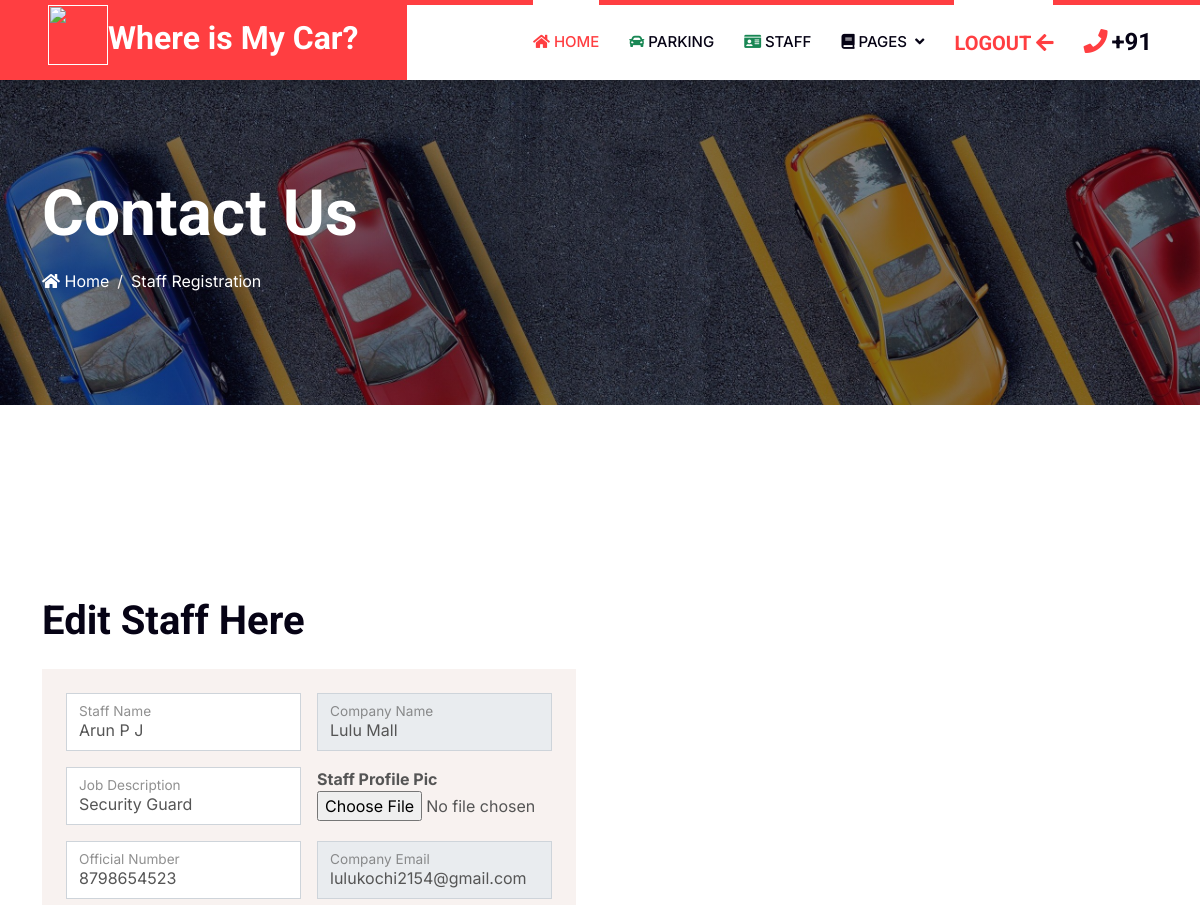
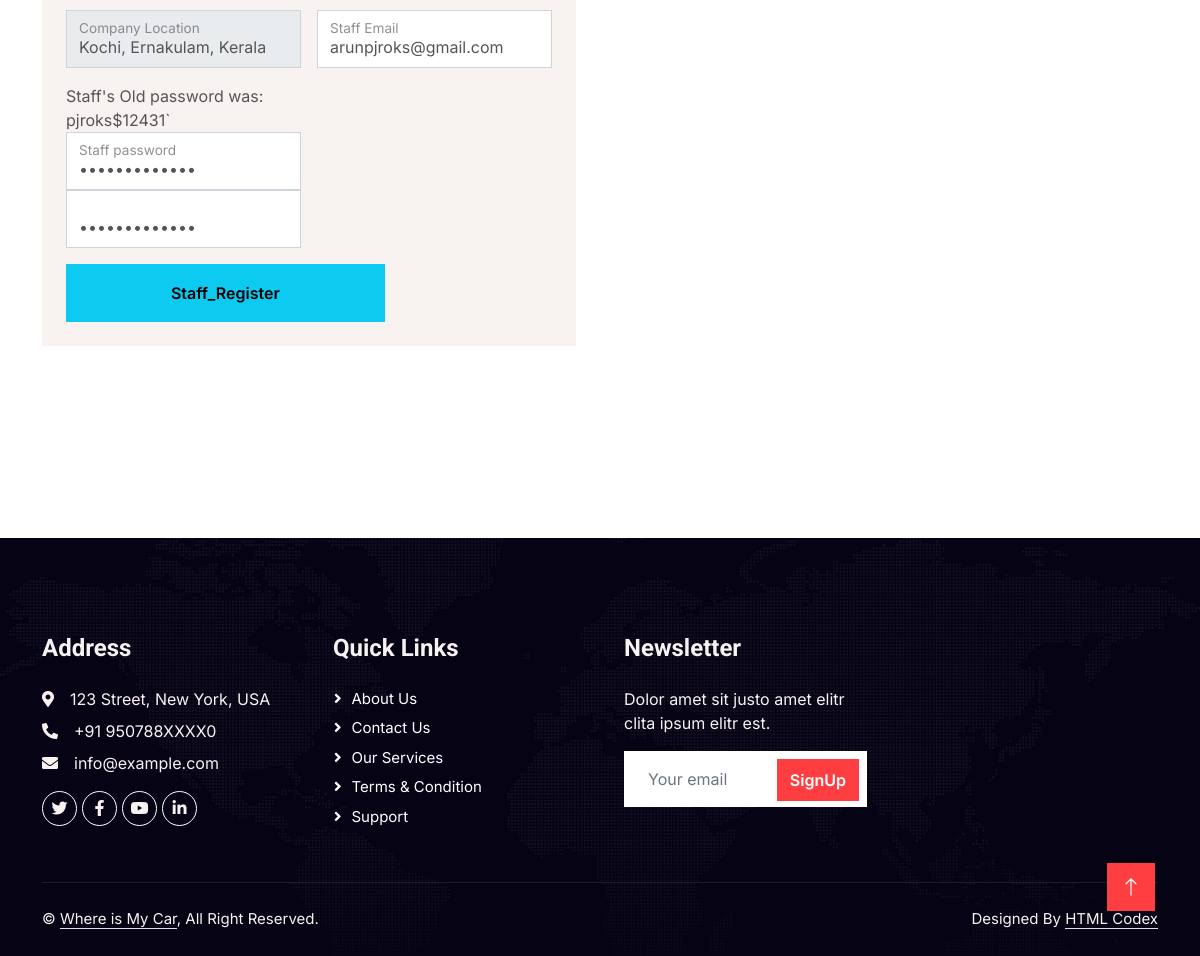
The app's page /staff_company_edit/5 with its own data (2 pictures, top to bottom).
### app1/models.py (models this page shows, shortened)
class staff(models.Model):
    s_name = models.CharField(max_length=20)
    cname = models.CharField(max_length=20)
    prof_pic = models.ImageField(upload_to='static/img/staff_profile_pics', validators=[validate_image_file_extension])
    job_desc = models.CharField(max_length=40)
    s_ph_no = models.IntegerField()
    c_email = models.CharField(max_length=40)
    c_location = models.CharField(max_length=40)
    s_email = models.CharField(max_length=40)
    s_password = models.CharField(max_length=40)

### app1/views.py (the view)
# urls.py: path('staff_company_edit/<id>', views.staff_company_edit),
def staff_company_edit(re,id):
    if re.method == 'POST':
        a = re.POST['s_name']
        b = re.POST['cname']
        j = re.POST['prof_pic']
        i = re.POST['job_desc']
        c = re.POST['s_ph_no']
        d = re.POST['c_email']
        f = re.POST['c_location']
        g = re.POST['s_email']
        h = re.POST['s_password']
        staff.objects.filter(pk=id).update(s_name=a, cname=b, prof_pic=j, job_desc=i, s_ph_no=c, c_email=d, c_location=f, s_email=g, s_password=h)
        messages.success(re, 'Updated successfully')
        return redirect(company_index)
    else:
        data = staff.objects.get(pk=id)
        return render(re, 'company/staff_company_edit.html', {'data': data})

### template/company/staff_company_edit.html (shortened to what this page needs)
<!DOCTYPE html>
<html lang="en">
<head>
    {% load static %}
    <link href="https://cdnjs.cloudflare.com/ajax/libs/font-awesome/5.10.0/css/all.min.css" rel="stylesheet">
    <link href="https://cdn.jsdelivr.net/npm/bootstrap-icons@1.4.1/font/bootstrap-icons.css" rel="stylesheet">
    <link href="{% static 'lib/animate/animate.min.css' %}" rel="stylesheet">
    <link href="{% static 'lib/owlcarousel/assets/owl.carousel.min.css' %}" rel="stylesheet">
    <link href="{% static 'css/bootstrap.min.css' %}" rel="stylesheet">
    <link href="{% static 'css/style.css' %}" rel="stylesheet">
</head>
<body>
    <nav class="navbar navbar-expand-lg bg-white navbar-light shadow border-top border-5 border-primary sticky-top p-0">
        <a href="" class="navbar-brand bg-primary d-flex align-items-center px-4 px-lg-5">
            <h5 class="text-white text-uppercase mb-3 animated slideInDown"><img src={{data.c_logo.url}} class="img-fluid flex-shrink-100" style="width: 60px; height: 60px;" data-wow-delay="0.5s"></h5>
            <h2 class="mb-2 text-white">Where is My Car?</h2>
        </a>
        <div class="collapse navbar-collapse" id="navbarCollapse">
            <div class="navbar-nav ms-auto p-4 p-lg-0">
                <a href="../company_index" class="nav-item nav-link active"><i class="fa fa-home"></i> Home</a>
                <a href="../conv_parking_company_view" class="nav-item nav-link"><i class="text-success fa fa-car"></i>  Parking</a>
                <a href="../our_staff" class="nav-item nav-link"><i class="text-success fa fa-id-card"></i> Staff</a>
                <div class="nav-item dropdown">
                    <a href="#" class="nav-link dropdown-toggle" data-bs-toggle="dropdown"><i class="fa fa-book"></i> Pages</a>
                </div>
                <a href="../login" class="nav-item nav-link active"><h5 class="text-primary m-0">LogOut <i class="fa fa-arrow-left"></i></h5></a>
            </div>
            <h4 class="m-0 pe-lg-5 d-none d-lg-block"><i class="fa fa-phone text-primary me-1"></i>+91 {{data.c_ph_no}}</h4>
        </div>
    </nav>
    <div class="container-fluid page-header py-5" style="margin-bottom: 6rem;">
        <div class="container py-5">
            <h1 class="display-3 text-white mb-3 animated slideInDown">Contact Us</h1>
            <nav aria-label="breadcrumb animated slideInDown">
                <ol class="breadcrumb">
                    <li class="breadcrumb-item"><a class="text-white" href="../company_index"><i class="fa fa-home"></i> Home</a></li>
                    <li class="breadcrumb-item text-white active" aria-current="page">Staff Registration</li>
                </ol>
            </nav>
        </div>
    </div>
    <div class="container-fluid overflow-hidden py-5 px-lg-0">
        <div class="container contact-page py-5 px-lg-0">
            <div class="row g-5 mx-lg-0">
                <div class="col-md-6 contact-form wow fadeIn" data-wow-delay="0.1s">
                    <h1 class="mb-4">Edit Staff Here</h1>
                    <div class="bg-light p-4">
                        <form action="" method="post">
                            <div class="row g-3">
                                <div class="col-md-6">
                                    <div class="form-floating">
                                        <input type="text" class="form-control" name="s_name" placeholder="Staff Name" value="{{data.s_name}}">
                                        <label>Staff Name</label>
                                    </div>
                                </div>
                                <div class="col-md-6">
                                    <div class="form-floating">
                                        <input type="text" class="form-control" name="cname" placeholder="Company Name" value="{{data.cname}}" readonly>
                                        <label>Company Name</label>
                                    </div>
                                </div>
                                <div class="col-md-6">
                                    <div class="form-floating">
                                        <input type="text" class="form-control" name="job_desc" value="{{data.job_desc}}" placeholder="Job Description">
                                        <label>Job Description</label>
                                    </div>
                                </div>
                                 <div class="col-md-6">
                                <b>Staff Profile Pic</b><input type="file" name="prof_pic"><br>
                                </div>
                                <div class="col-md-6">
                                    <div class="form-floating">
                                        <input type="text" class="form-control" name="s_ph_no" value="{{data.s_ph_no}}"  placeholder="Official Number">
                                        <label>Official Number</label>
                                    </div>
                                </div>
                                <div class="col-md-6">
                                    <div class="form-floating">
                                        <input type="email" class="form-control" name="c_email" placeholder="Company Email" value="{{data.c_email}}" readonly>
                                        <label>Company Email</label>
                                    </div>
                                </div>
                                <div class="col-md-6">
                                    <div class="form-floating">
                                        <input type="text" class="form-control" name="c_location" placeholder="Company Location" value="{{data.c_location}}" readonly>
                                        <label>Company Location</label>
                                    </div>
                                </div>
                                <div class="col-md-6">
                                    <div class="form-floating">
                                        <input type="email" class="form-control" name="s_email" value="{{data.s_email}}" placeholder="Your Email">
                                        <label>Staff Email</label>
                                    </div>
                                </div>
                                <div class="col-md-6">
                                    <label>Staff's Old password was: {{data.s_password}}</label>
                                    <div class="form-floating">
                                        <input type="password" class="form-control" value="{{data.s_password}}" placeholder="Staff password">
                                        <label>Staff password</label>
                                        <input type="password" class="form-control" name="s_password" value="{{data.s_password}}" placeholder="Confirm password">
                                    </div>
                                </div>
                                <div class="col-md-8">
                                    <input type="submit" VALUE="Staff_Register" class="btn btn-info w-100 py-3">
                                </div>
                            </div>
                        </form>
                    </div>
                </div>
            </div>
        </div>
    </div>
    <div class="container-fluid bg-dark text-light footer pt-5 wow fadeIn" data-wow-delay="0.1s" style="margin-top: 6rem;">
        <div class="container py-5">
            <div class="row g-5">
                <div class="col-lg-3 col-md-6">
                    <h4 class="text-light mb-4">Address</h4>
                    <p class="mb-2"><i class="fa fa-map-marker-alt me-3"></i>123 Street, New York, USA</p>
                    <p class="mb-2"><i class="fa fa-phone-alt me-3"></i>+91 950788XXXX0</p>
                    <p class="mb-2"><i class="fa fa-envelope me-3"></i>info@example.com</p>
                    <div class="d-flex pt-2">
                        <a class="btn btn-outline-light btn-social" href=""><i class="fab fa-twitter"></i></a>
                        <a class="btn btn-outline-light btn-social" href=""><i class="fab fa-facebook-f"></i></a>
                        <a class="btn btn-outline-light btn-social" href=""><i class="fab fa-youtube"></i></a>
                        <a class="btn btn-outline-light btn-social" href=""><i class="fab fa-linkedin-in"></i></a>
                    </div>
                </div>
                <div class="col-lg-3 col-md-6">
                    <h4 class="text-light mb-4">Quick Links</h4>
                    <a class="btn btn-link" href="">About Us</a>
                    <a class="btn btn-link" href="">Contact Us</a>
                    <a class="btn btn-link" href="">Our Services</a>
                    <a class="btn btn-link" href="">Terms & Condition</a>
                    <a class="btn btn-link" href="">Support</a>
                </div>
                <div class="col-lg-3 col-md-6">
                    <h4 class="text-light mb-4">Newsletter</h4>
                    <p>Dolor amet sit justo amet elitr clita ipsum elitr est.</p>
                    <div class="position-relative mx-auto" style="max-width: 400px;">
                        <input class="form-control border-0 w-100 py-3 ps-4 pe-5" type="text" placeholder="Your email">
                        <button type="button" class="btn btn-primary py-2 position-absolute top-0 end-0 mt-2 me-2">SignUp</button>
                    </div>
                </div>
            </div>
        </div>
        <div class="container">
            <div class="copyright">
                <div class="row">
                    <div class="col-md-6 text-center text-md-start mb-3 mb-md-0">
                        &copy; <a class="border-bottom" href="#">Where is My Car</a>, All Right Reserved.
                    </div>
                    <div class="col-md-6 text-center text-md-end">
                        Designed By <a class="border-bottom" href="{% static 'https://htmlcodex.com">HTML Codex</a>
                    </div>
                </div>
            </div>
        </div>
    </div>
    <a href="#" class="btn btn-lg btn-primary btn-lg-square rounded-0 back-to-top"><i class="bi bi-arrow-up"></i></a>
</body>
</html>

### static/css/style.css (style rules this page uses)
:root { --primary: #FF3E41; --secondary: #51CFED; --light: #F8F2F0; --dark: #060315; }
.back-to-top { position: fixed; display: none; right: 45px; bottom: 45px; z-index: 99; }
.btn { font-weight: 600; transition: .5s; }
.btn.btn-primary, .btn.btn-secondary { color: #FFFFFF; }
.btn-lg-square { width: 48px; height: 48px; }
.btn-square, .btn-sm-square, .btn-lg-square { padding: 0; display: flex; align-items: center; justify-content: center; font-weight: normal; }
.navbar .dropdown-toggle::after { border: none; content: "\f107"; font-family: "Font Awesome 5 Free"; font-weight: 900; vertical-align: middle; margin-left: 8px; }
.navbar-light .navbar-nav .nav-link { position: relative; margin-right: 30px; padding: 25px 0; color: #FFFFFF; font-size: 15px; text-transform: uppercase; outline: none; }
.navbar-light .navbar-nav .nav-link:hover, .navbar-light .navbar-nav .nav-link.active { color: var(--primary); }
.navbar-light .navbar-brand, .navbar-light a.btn { height: 75px; }
.navbar-light .navbar-nav .nav-link { color: var(--dark); font-weight: 500; }
.navbar-light.sticky-top { top: -100px; transition: .5s; }
@media (min-width: 992px) { .navbar-light .navbar-nav .nav-link::before { position: absolute; content: ""; width: 0; height: 5px; top: -6px; left: 50%; background: #FFFFFF; transition: .5s; } }
@media (min-width: 992px) { .navbar-light .navbar-nav .nav-link:hover::before, .navbar-light .navbar-nav .nav-link.active::before { width: 100%; left: 0; } }
.page-header { background: linear-gradient(rgba(6, 3, 21, .5), rgba(6, 3, 21, .5)), url(../img/carousel-1.jpg) center center no-repeat; background-size: cover; }
.breadcrumb-item + .breadcrumb-item::before { color: var(--light); }
@media (min-width: 992px) { .container.contact-page { max-width: 100% !important; } }
@media (min-width: 992px) { .contact-page .contact-form { padding-left: calc(((100% - 960px) / 2) + .75rem); } }
@media (min-width: 1200px) { .contact-page .contact-form { padding-left: calc(((100% - 1140px) / 2) + .75rem); } }
.footer { background: linear-gradient(rgba(6, 3, 21, .5), rgba(6, 3, 21, .5)), url(../img/map.png) center center no-repeat; background-size: cover; }
.footer .btn.btn-social { margin-right: 5px; width: 35px; height: 35px; display: flex; align-items: center; justify-content: center; color: var(--light); border: 1px solid #FFFFFF; border-radius: 35px; transition: .3s; }
.footer .btn.btn-link { display: block; margin-bottom: 5px; padding: 0; text-align: left; color: #FFFFFF; font-size: 15px; font-weight: normal; text-transform: capitalize; transition: .3s; }
.footer .btn.btn-link::before { position: relative; content: "\f105"; font-family: "Font Awesome 5 Free"; font-weight: 900; margin-right: 10px; }
.footer .copyright { padding: 25px 0; font-size: 15px; border-top: 1px solid rgba(256, 256, 256, .1); }
.footer .copyright a { color: var(--light); }

### records on screen
staff: s_name "Arun P J", cname "Lulu Mall", job_desc "Security Guard", s_ph_no "8798654523", c_email "lulukochi2154@gmail.com", c_location "Kochi, Ernakulam, Kerala", s_email "arunpjroks@gmail.com", s_password "pjroks$12431`"
